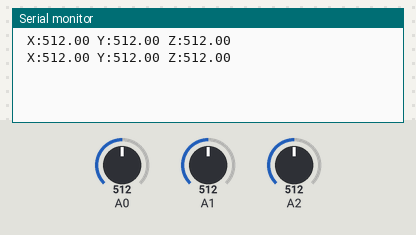
Recording of a sketch running on a simulated Arduino Uno, built with avr-gcc and run on an emulated ATmega328P. On the bench: the last lines printed to the serial monitor. Inputs (shaded band) come from the test bench; at power-on: A0 = 512, A1 = 512, A2 = 512.

Above: at 1.2 s.
1.3 s: A0 set to 716
At 2.6 s:
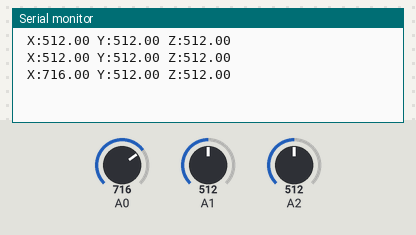
2.8 s: A1 set to 716
At 3.9 s:
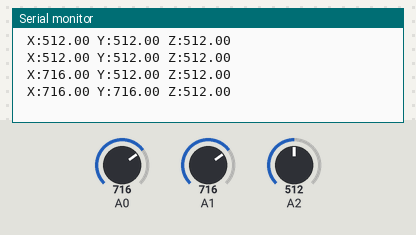
4.3 s: A2 set to 716
At 4.3 s:
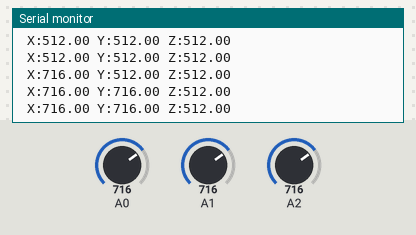
7.3 s: A0 set to 900
At 7.6 s:
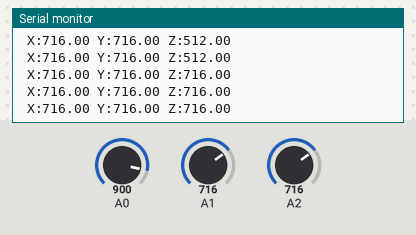
8.8 s: A1 set to 900
At 10.1 s:
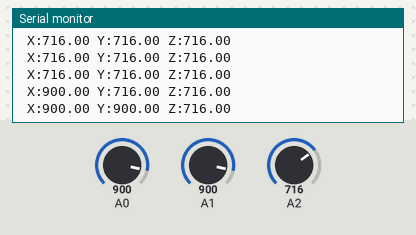
10.3 s: A2 set to 900
At 11.2 s:
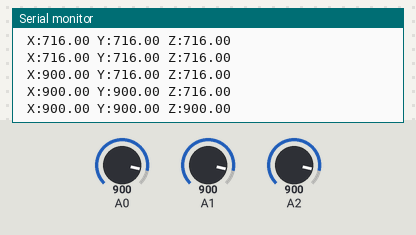
Timing chart, 0 to 12.8 s (numbered marks = the images above; inputs shaded):
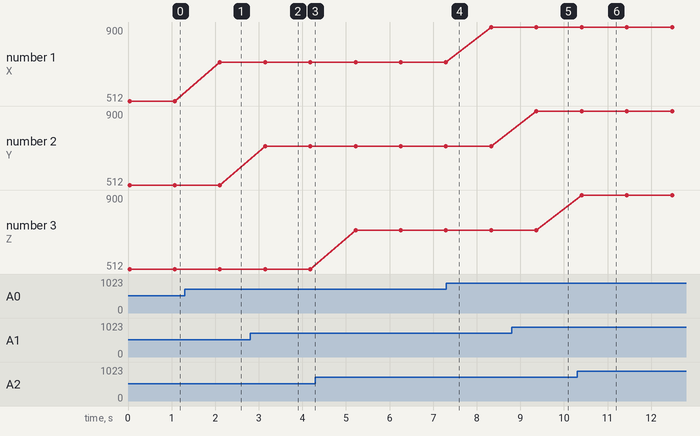

Measured:
- after the input at 1.3 s, the serial monitor: prints a new line after 0.81 s (image 1)
- after the input at 2.8 s, the serial monitor: prints a new line after 0.35 s (image 2)
- after the input at 8.8 s, the serial monitor: prints a new line after 0.57 s (image 5)
- after the input at 10.3 s, the serial monitor: prints a new line after 0.11 s (image 6)
- plotted number 1: 512 → 716 after the input at 1.3 s, 716 → 900 after the input at 7.3 s

The sketch:

Accelerometer_test.ino
```cpp
void setup() {
  Serial.begin(9600);
}

void loop() {

  float x =0;
  float y = 0;
  float z = 0;

  for(int i=0;i<100;i++)
  {
    x+=analogRead(A0);
    y+=analogRead(A1);
    z+=analogRead(A2);
    }
    x=x/100.0;
    y=y/100.0;
    z=z/100.0;

  Serial.print(" X:");
  Serial.print(x);
  Serial.print(" Y:");
  Serial.print(y);
  Serial.print(" Z:");
  Serial.println(z);

  delay(1000);
}
```
